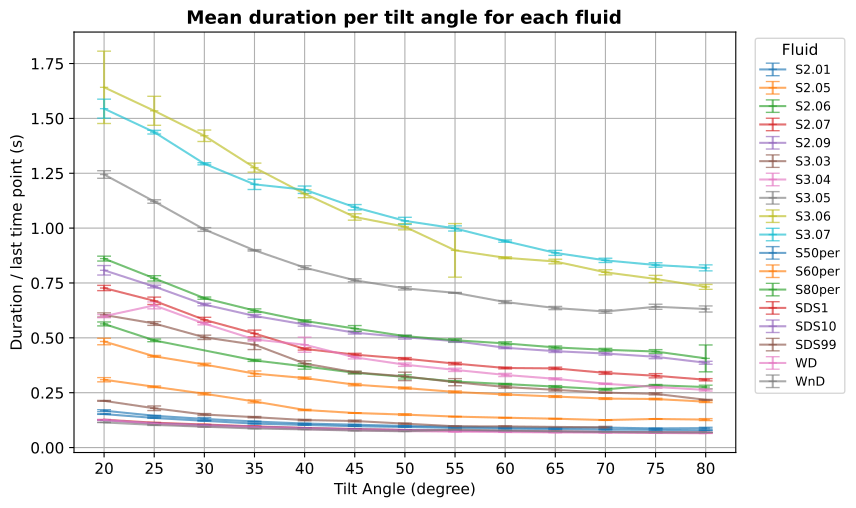

Source code (Python):
import random
import time
from pathlib import Path
import pandas as pd
import matplotlib.pyplot as plt
from matplotlib.backends.backend_pdf import PdfPages
import numpy as np

from src.SyntaxTree.src.syntax_tree.config_syntax_tree import ConfigSyntaxTree
from src.config.config_MGMT import ConfigMGMT
from src.config.config_equations_for_each_dataset import ConfigEquationDiscovery
from src.config.config_hyperparameter import ConfigHyperparameter
from src.config.config_load_dataset import ConfigLoadData
from src.equation_discovery import equations_for_each_dataset

# ============================================================
# CONFIGURATION: i must choose path from server!
# ============================================================
#COLUMNS TO USE.
LIQUID_COLUMN = "fluid"
TILT_COLUMN = "tilt"
REPETITION_COLUMN = "repetition"
TIME_COLUMN = "time (s)"
VISCOSITY_COLUMN = "Viscosity (mPa.s)"


DATA_PARENT_FOLDER = Path("/home/bagrebi/EquationDiscoveryDropFriction/data/Yassin_Viscosity")
OUTPUT_PDF = Path(f"/home/bagrebi/EquationDiscoveryDropFriction/src/plots_MeanDuration_viscosity/error_bar.pdf")



# ============================================================
# STEP 1: FIND ALL CSV FILES and COMBINE THEM TO ONE DATAFRAME:exclude unnecessary columns
# ============================================================
def prepare_dataset():
    csv_files = list(DATA_PARENT_FOLDER.rglob("*.csv"))
    if not csv_files:
        raise FileNotFoundError(f"No CSV files found inside: {DATA_PARENT_FOLDER}")

    print(f"Found {len(csv_files)} CSV files.")

    # ============================================================
    # STEP 2: READ ALL CSV FILES WITH PANDAS
    # ============================================================
    all_dataframes = []

    for file_path in csv_files:
        print(f"Reading: {file_path}")

        df = pd.read_csv(file_path)

        required_columns = [
            TIME_COLUMN,
            LIQUID_COLUMN,
            TILT_COLUMN,
            REPETITION_COLUMN,
            VISCOSITY_COLUMN,
        ]

        missing_columns = [col for col in required_columns if col not in df.columns]

        if missing_columns:
            raise ValueError(
                f"The file {file_path} is missing these columns: {missing_columns}"
            )

        #Only save the columns i need
        df = df[
            [
                TIME_COLUMN,
                LIQUID_COLUMN,
                TILT_COLUMN,
                REPETITION_COLUMN,
                VISCOSITY_COLUMN,
            ]
        ].copy()

        # Useful for debugging only
        df["source_file"] = str(file_path)

        all_dataframes.append(df)


    # ============================================================
    # STEP 3: COMBINE ALL CSV FILES INTO ONE BIG DATAFRAME
    # ============================================================

    data = pd.concat(all_dataframes, ignore_index=True)

    # ============================================================
    # STEP 4: CLEAN DATA
    # ============================================================
    # Convert x and tilt to numbers.
    # This is important for plotting numeric axes.
    # repetition can be numeric or text, so we do not force it to numeric
    data[TIME_COLUMN] = pd.to_numeric(data[TIME_COLUMN], errors="coerce")
    data[VISCOSITY_COLUMN] = pd.to_numeric(data[VISCOSITY_COLUMN], errors="coerce")
    data[TILT_COLUMN] = pd.to_numeric(data[TILT_COLUMN], errors="coerce")

    # Drop rows where important values are missing
    data = data.dropna(
        subset=[
            TIME_COLUMN,
            LIQUID_COLUMN,
            TILT_COLUMN,
            REPETITION_COLUMN,
            VISCOSITY_COLUMN,
        ]
    )

    print("Data preview:")
    print(data.head())

    print("Liquids found:")
    print(data[LIQUID_COLUMN].unique())

    print("Tilt angles found:")
    print(sorted(data[TILT_COLUMN].unique()))

    print("Repetitions found:")
    print(sorted(data[REPETITION_COLUMN].unique()))

    # Convert tilt from degree to radian directly
    # From this point on, data["tilt"] is in Rad,
    # !!!!!! In any Plot tilt-axes with 20 will be 0.349!!!!SO IN PLOTs-CODE always CHANGE TO DEGREE IN LAST MINUTE!!!!
    data['tilt'] = np.deg2rad(data.loc[:, 'tilt'].to_numpy())

    #print("data table:")
    #print(data)
    return data


# ============================================================
# STEP 2:CREATE ERROR-BAR RESULT TABLE.(DATA TO PySR AND TO PLOT)
# ============================================================
def create_errorbars_df(data):
    rows = []
    # First split data by liquid, for every liquid a curve. All in same plot.
    for liquid, liquid_data in data.groupby(LIQUID_COLUMN):
        # One Candle per tilt angle
        for tilt, tilt_data in liquid_data.groupby(TILT_COLUMN):
            # Inside this tilt,
            # find last time=duration for every repetition and save all in same set
            last_times = []
            for repetition, repetition_data in tilt_data.groupby(REPETITION_COLUMN):
                last_times.append(repetition_data[TIME_COLUMN].max())

            # one liquid plot-data as rows
            rows.append({"fluid": liquid, "tilt": tilt, "mean": np.mean(last_times), "std_deviation": np.std(last_times)})

    # Convert rows list into a pandas DataFrame,
    # Sort the result table by fluid and tilt: NECESSARY??? why???
    errorbars_df = pd.DataFrame(rows).sort_values(["fluid","tilt"])

    #print("Error-bar result table:")
    #print(errorbars_df)
    return errorbars_df



# ============================================================
# STEP 5: CREATE PLOT
# ============================================================
def create_errorbars_plot(errorbars_df):
    plt.rcParams.update({
        'font.size': 11,
        'axes.labelsize': 11,
        'xtick.labelsize': 11,
        'ytick.labelsize': 11,
        'legend.fontsize': 9,
    })
    fig, ax = plt.subplots(figsize=(8.69, 8.69*0.6))

    # First split data by liquid, for every liquid one plot. All in same plot
    for liquid, liquid_errorBar_data in errorbars_df.groupby("fluid"):
        # order data by the x==tilt (but keep dependencies) so when plot-line drawn no jumps.
        one_liquid = liquid_errorBar_data.sort_values("tilt")
        #we want tilt-axis (x-axis) to show Degrees and not Rad for readability:np.rad2deg(one_liquid["tilt"]).
        ax.errorbar(np.rad2deg(one_liquid["tilt"]), one_liquid["mean"], yerr= one_liquid["std_deviation"], fmt='_', linestyle="-", capsize=5, label=liquid, alpha=0.65)

    ax.set_title("Mean duration per tilt angle for each fluid", fontweight="bold")
    ax.set_xlabel("Tilt Angle (degree)")
    ax.set_ylabel("Duration / last time point (s)")
    # we want tilt-axis (x-axis) to show Degrees and not Rad for readability:np.rad2deg(one_liquid["tilt"]).
    ax.set_xticks(sorted(np.rad2deg(errorbars_df["tilt"].unique())))
    ax.set_axisbelow(True)
    ax.grid(True)
    ax.legend(title="Fluid",loc="upper left", bbox_to_anchor=(1.02, 1.0))
    plt.tight_layout()

    # ============================================================
    # STEP 8: show or SAVE AS PDF
    # ============================================================
    #plt.show()
    fig.savefig(OUTPUT_PDF, bbox_inches="tight")
    plt.close(fig)
    print(f"PDF saved as: {OUTPUT_PDF}")


def run_pysr_test(df, args):
    #1.Change column name 'mean' to 'y', or in the prepare_data_for_eq use args.target instead of 'y'.
    #2. in config_load_data change 'features', 'system_id_column' because used in prepare_data_for_eq AND target to the column we search
    #3. for args use same code in the main of equations_for_each_dataset.
    #I use here not all the methods of equations_for_each_dataset because the run and args i did not manage to understand all
    #so i prepared the df here and changed in args. only what i need.
    #3.Output/ROOT_DIR in Jannis code/where can i find the results?

    #Or better to change args here? like this:
    #args.features = ['tilt']
    #args.system_id_column = 'fluid'
    #args.target='mean'
    #args.equation_discoverer = "PySR"

    #Done in process_data the change to 'y' of args.target
    df = df.rename(columns={args.target: "y"})
    print("DataFrame sent to PySR:")
    print(df)

    found_equations = equations_for_each_dataset.run_pysr(df,args)
    return found_equations


if __name__ == '__main__':
    data=prepare_dataset()
    errorbars_df=create_errorbars_df(data)

    create_errorbars_plot(errorbars_df)
    '''
     ##########args build like in equations_for_each_dataset.
    parser = ConfigLoadData.arguments_parser()
    ConfigHyperparameter.arguments_parser(parser)
    ConfigSyntaxTree.arguments_parser(parser)
    ConfigEquationDiscovery.arguments_parser(parser)
    ConfigMGMT.arguments_parser(parser)
    args = parser.parse_args()
    ### same args changes as in run in equations_for_each_dataset.
    np.random.seed(args.seed)
    random.seed(args.seed)
    args.time_stamp = time.strftime('%d_%b_%Y_%H-%M-%S')

    found_equations={}
    found_equations[0]=run_pysr_test(errorbars_df, args)
    found_equations['input_features']= args.features#
    equations_for_each_dataset.save_best_mode_dict(args, found_equations)#

    print("\nFound equations:")
    print(found_equations[0])
    '''
